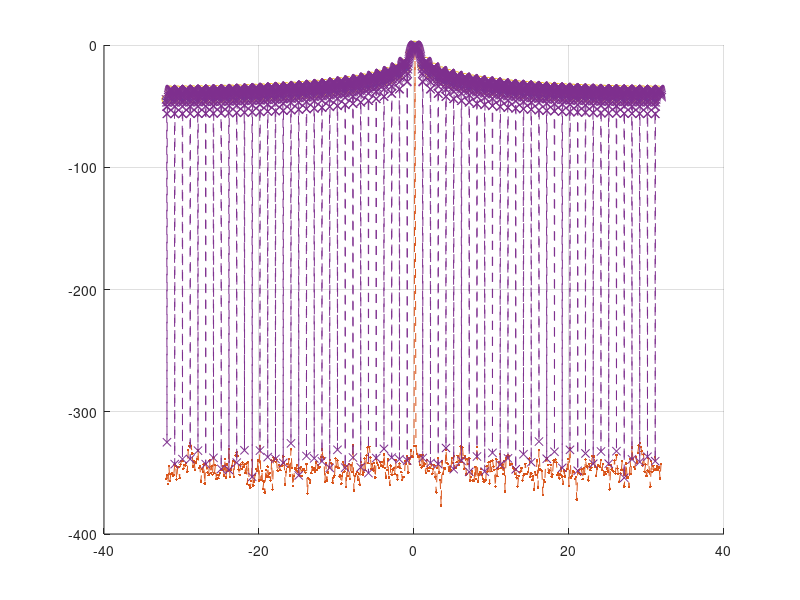

This figure's MATLAB source:
%%
clear all;

figure(); hold on; grid on;
nFFT = 64;
w0 = 2*pi*(0+0.125)/nFFT;
w1 = 2*pi*(0+1)/nFFT;
data_ori = fftshift(fft(exp(1i * w0 * (1:nFFT))));
%data_ori = data_ori + fftshift(fft(exp(1i * w1 * (1:nFFT))));
plot(-nFFT/2:nFFT/2-1, mag2db(abs(data_ori ./ nFFT)), '*--');

M = 8;

data_extand = fftshift(fft(exp(1i * w0 * (1:nFFT*M))));
%data_extand = data_extand + fftshift(fft(exp(1i * w1 * (1:nFFT*M))));
plot(-nFFT/2:1/M:nFFT/2-1/M, mag2db(abs(data_extand ./ (nFFT*M))), '.--');

M = 2;
data_padding = fftshift(fft([exp(1i * w0 * (1:nFFT)), zeros(1, nFFT*(M-1))]));
%data_padding = data_padding + fftshift(fft([exp(1i * w1 * (1:nFFT)), zeros(1, nFFT*(M-1))]));
plot(-nFFT/2:1/M:nFFT/2-1/M, mag2db(abs(data_padding ./ nFFT)), 'o--');

% theWin = blackman(nFFT)';
% %theWin = theWin ./ norm(theWin);
% data_padding_Window = fftshift(fft([exp(1i * w0 * (1:nFFT)) .* theWin, zeros(1, nFFT*(M-1))]));
% %data_padding_Window = data_padding_Window + fftshift(fft([exp(1i * w1 * (1:nFFT)) .* theWin, zeros(1, nFFT*(M-1))]));
% plot(-nFFT/2:1/M:nFFT/2-1/M, mag2db(abs(data_padding_Window ./ nFFT)), 'o--');

M = 32;
data_padding = fftshift(fft([exp(1i * w0 * (1:nFFT)), zeros(1, nFFT*(M-1))]));
%data_padding = data_padding + fftshift(fft([exp(1i * w1 * (1:nFFT)), zeros(1, nFFT*(M-1))]));
plot(-nFFT/2:1/M:nFFT/2-1/M, mag2db(abs(data_padding ./ nFFT)), 'x--');

% theWin = blackman(nFFT)';
% %theWin = theWin ./ norm(theWin);
% data_padding_Window = fftshift(fft([exp(1i * w0 * (1:nFFT)) .* theWin, zeros(1, nFFT*(M-1))]));
% %data_padding_Window = data_padding_Window + fftshift(fft([exp(1i * w1 * (1:nFFT)) .* theWin, zeros(1, nFFT*(M-1))]));
% plot(-nFFT/2:1/M:nFFT/2-1/M, mag2db(abs(data_padding_Window ./ nFFT)), 'o--');
